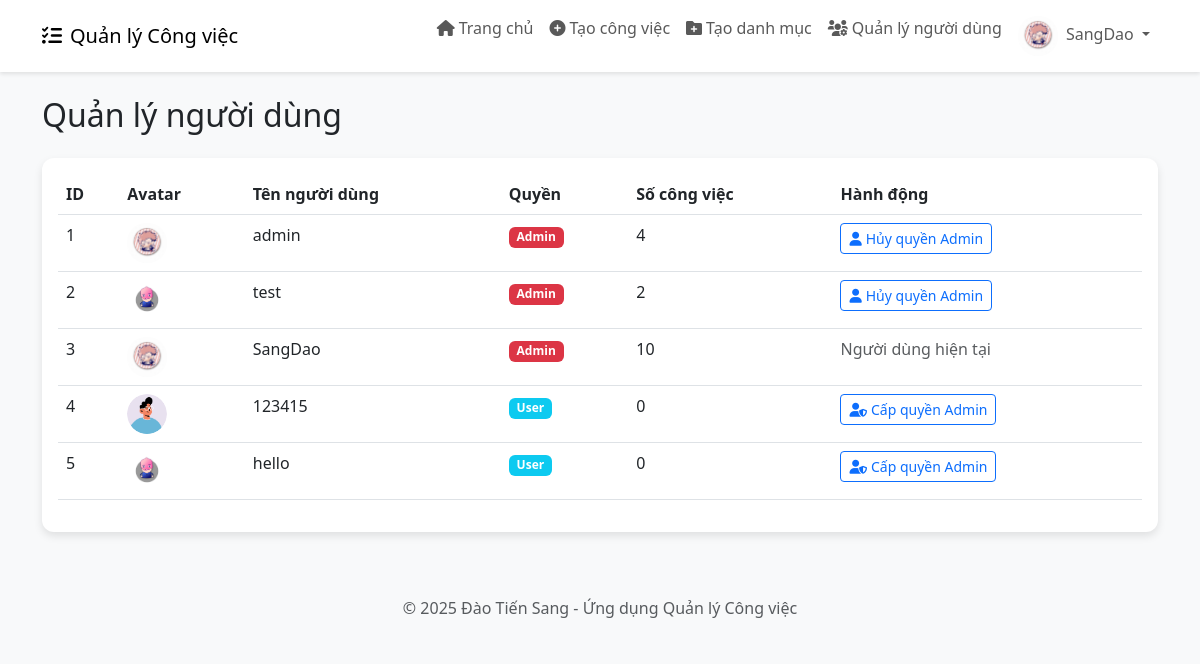
The app's page /admin/users (signed in) with its own data.
### app.py (models this page shows)
class User(db.Model):
    id = db.Column(db.Integer, primary_key=True)
    username = db.Column(db.String(80), unique=True, nullable=False)
    password = db.Column(db.String(200), nullable=False)
    avatar = db.Column(db.String(200), nullable=True, default='default-avatar.png')
    is_admin = db.Column(db.Boolean, default=False)
    tasks = db.relationship('Task', backref='user', lazy=True)

### app.py (the view)
@app.route('/admin/users')
def admin_users():
    if 'user_id' not in session or not session.get('is_admin'):
        return redirect(url_for('login'))
    users = User.query.all()
    return render_template('admin_users.html', users=users)

### templates/admin_users.html
{% extends 'base.html' %}
{% block content %}
<h2 class="mb-4">Quản lý người dùng</h2>
<div class="card">
    <div class="card-body">
        <div class="table-responsive">
            <table class="table table-hover">
                <thead>
                    <tr>
                        <th>ID</th>
                        <th>Avatar</th>
                        <th>Tên người dùng</th>
                        <th>Quyền</th>
                        <th>Số công việc</th>
                        <th>Hành động</th>
                    </tr>
                </thead>
                <tbody>
                    {% for user in users %}
                    <tr>
                        <td>{{ user.id }}</td>
                        <td>
                            <img src="{{ url_for('static', filename='uploads/' + user.avatar) }}" alt="Avatar" class="avatar-circle">
                        </td>
                        <td>{{ user.username }}</td>
                        <td>
                            {% if user.is_admin %}
                            <span class="badge bg-danger">Admin</span>
                            {% else %}
                            <span class="badge bg-info">User</span>
                            {% endif %}
                        </td>
                        <td>{{ user.tasks|length }}</td>
                        <td>
                            {% if user.id != session['user_id'] %}
                            <a href="{{ url_for('toggle_admin', user_id=user.id) }}" class="btn btn-sm btn-outline-primary">
                                {% if user.is_admin %}
                                <i class="fas fa-user me-1"></i>Hủy quyền Admin
                                {% else %}
                                <i class="fas fa-user-shield me-1"></i>Cấp quyền Admin
                                {% endif %}
                            </a>
                            {% else %}
                            <span class="text-muted">Người dùng hiện tại</span>
                            {% endif %}
                        </td>
                    </tr>
                    {% endfor %}
                </tbody>
            </table>
        </div>
    </div>
</div>
{% endblock %}

### templates/base.html (shortened to what this page needs)
<!DOCTYPE html>
<html lang="vi">
<head>
    <link href="https://cdn.jsdelivr.net/npm/bootstrap@5.3.0-alpha1/dist/css/bootstrap.min.css" rel="stylesheet">
    <link rel="stylesheet" href="https://cdnjs.cloudflare.com/ajax/libs/font-awesome/6.0.0/css/all.min.css">
</head>
<body>
    {% if 'user_id' in session %}
    <nav class="navbar navbar-expand-lg navbar-light bg-white mb-4">
        <div class="container">
            <a class="navbar-brand" href="{{ url_for('dashboard') }}">
                <i class="fas fa-tasks me-2"></i>Quản lý Công việc
            </a>
            <div class="collapse navbar-collapse" id="navbarNav">
                <ul class="navbar-nav ms-auto">
                    <li class="nav-item">
                        <a class="nav-link" href="{{ url_for('dashboard') }}">
                            <i class="fas fa-home me-1"></i>Trang chủ
                        </a>
                    </li>
                    <li class="nav-item">
                        <a class="nav-link" href="{{ url_for('new_task') }}">
                            <i class="fas fa-plus-circle me-1"></i>Tạo công việc
                        </a>
                    </li>
                    {% if session.get('is_admin') %}
                    <li class="nav-item">
                        <a class="nav-link" href="{{ url_for('new_category') }}">
                            <i class="fas fa-folder-plus me-1"></i>Tạo danh mục
                        </a>
                    </li>
                    <li class="nav-item">
                        <a class="nav-link" href="{{ url_for('admin_users') }}">
                            <i class="fas fa-users-cog me-1"></i>Quản lý người dùng
                        </a>
                    </li>
                    {% endif %}
                    <li class="nav-item dropdown">
                        <a class="nav-link dropdown-toggle" href="#" id="navbarDropdown" role="button" data-bs-toggle="dropdown" aria-expanded="false">
                            <img src="{{ url_for('static', filename='uploads/' + session.get('avatar', 'default-avatar.png')) }}" alt="Avatar" class="avatar-circle me-1">
                            {{ session.get('username') }}
                        </a>
                    </li>
                </ul>
            </div>
        </div>
    </nav>
    {% endif %}
    <div class="container mt-4">
        {% block content %}{% endblock %}
    </div>
    <footer class="bg-light py-3 mt-5">
        <div class="container text-center">
            <p class="text-muted mb-0">© 2025 Đào Tiến Sang - Ứng dụng Quản lý Công việc</p>
        </div>
    </footer>
</body>
</html>

### templates/base.html (style rules this page uses)
body { background-color: #f8f9fa; font-family: 'Segoe UI', Tahoma, Geneva, Verdana, sans-serif; }
.navbar { box-shadow: 0 2px 4px rgba(0, 0, 0, 0.1); }
.card { border: none; border-radius: 12px; box-shadow: 0 4px 8px rgba(0, 0, 0, 0.1); transition: transform 0.3s ease, box-shadow 0.3s ease; margin-bottom: 20px; }
.avatar-circle { width: 40px; height: 40px; border-radius: 50%; object-fit: cover; }

### records on screen
User: get "SangDao", id "3", avatar (picture), username "SangDao", is_admin "Admin", tasks|length "10", shows "Người dùng hiện tại"
User: id "1", avatar (picture), username "admin", is_admin "Admin", tasks|length "4"
User: id "2", avatar (picture), username "test", is_admin "Admin", tasks|length "2"
User: id "4", avatar (placeholder picture), username "123415", is_admin "User", tasks|length "0"
User: id "5", avatar (picture), username "hello", is_admin "User", tasks|length "0"
